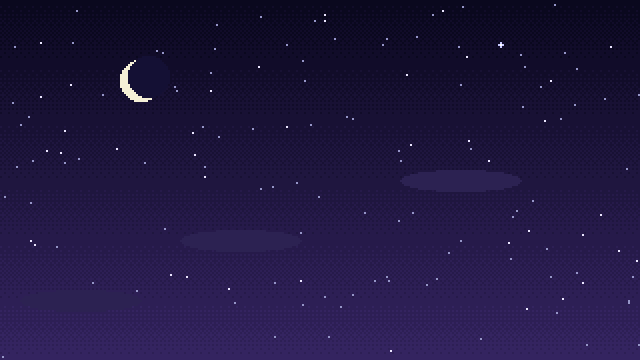
#> input picture art/cinematic/intro-01.png, 640 x 360 px
$ python -i import-art.py   (imports and definitions only)
#> lines starting #> are read from the running program, lines starting #| are printed output that depends on the picture
#!/usr/bin/env python3
"""Turns ChatGPT's art masters into the game's files. Needs Pillow (pip install pillow).

  art/masters/portraits/*.png     (1122 x 1402 RGBA)  -> art/portraits/*.png   256 x 320, shown at 128 x 160
  art/masters/environments/*.png  (1672 x 941 RGB)    -> art/places/*.png      640 x 360, shown at 640 x 360
  art/masters/snapshots/*.png     (any 16:9)          -> art/snapshots/*.png   640 x 360
  art/masters/cards/*.png         (any 16:9)          -> art/cards/*.png       640 x 360 (chapter and ending cards)
  art/masters/cinematic/*.png     (16:9 frames/layers) -> art/cinematic/*.png  640 x 360 (the opening film; replaces the concept frames)

Portraits: downscaled with premultiplied alpha (no dark or light fringe), then the alpha is made binary (solid figure,
fully transparent background: this also fixes the masters' 250-254 "almost opaque" interior pixels and the soft matte
edge), then reduced to a 256-colour palette. The masters are painted pixel-style at no fixed grid (block size varies
from 3 to 6 source pixels between files), so there is no native grid to snap to; a 2x export keeps faces readable.
Environments and snapshots: centre-cropped to exactly 16:9, downscaled, 256-colour palette with dithering.

  python3 tools/import-art.py            export everything
  python3 tools/import-art.py --check    report what's there without writing
"""
import os
import sys
from PIL import Image

ROOT = os.path.dirname(os.path.dirname(os.path.abspath(__file__)))
M = os.path.join(ROOT, "art", "masters")
PORTRAIT = (256, 320)
WIDE = (640, 360)


def pngs(d):
    return sorted(f for f in os.listdir(d) if f.lower().endswith(".png")) if os.path.isdir(d) else []


def portrait(src, dst):
#> called with src = '../art/cinematic/intro-01.png', dst = 'out.png'
    im = Image.open(src).convert("RGBA")
    w, h = im.size
#> w = 640; h = 360
    # fit the 4:5 frame exactly (the masters already are; crop the centre if one isn't)
    tw, th = (w, round(w * 5 / 4)) if w * 5 / 4 <= h else (round(h * 4 / 5), h)
#> tw = 288; th = 360
    im = im.crop(((w - tw) // 2, 0, (w - tw) // 2 + tw, th))
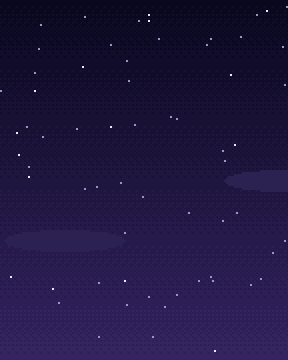
#> im: PIL image 288x360 RGBA; mean R, G, B, A 31.4, 22.2, 63.4, 255
    out = im.convert("RGBa").resize(PORTRAIT, Image.LANCZOS, reducing_gap=3.0).convert("RGBA")
    a = out.getchannel("A").point(lambda v: 255 if v >= 128 else 0)
#> a: PIL image 256x320 L; every value is 255
    out.putalpha(a)
    px = out.load()
    for y in range(out.height):
        for x in range(out.width):
            if px[x, y][3] == 0:
                px[x, y] = (0, 0, 0, 0)
    out.quantize(256, method=Image.FASTOCTREE, dither=Image.NONE).save(dst, optimize=True)
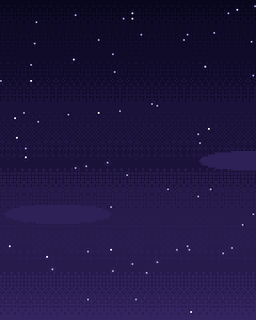
#> saved as out.png: PIL image 256x320 P; mean R, G, B 30.7, 21.5, 62.9


def wide(src, dst):
    im = Image.open(src).convert("RGB")
    w, h = im.size
    tw, th = (w, round(w * 9 / 16)) if w * 9 / 16 <= h else (round(h * 16 / 9), h)
    im = im.crop(((w - tw) // 2, (h - th) // 2, (w - tw) // 2 + tw, (h - th) // 2 + th))
    out = im.resize(WIDE, Image.LANCZOS, reducing_gap=3.0)
    out.quantize(256, method=Image.MEDIANCUT, dither=Image.FLOYDSTEINBERG).save(dst, optimize=True)


def film(src, dst):
    """Film frames: whole frames are wide pictures; layers (intro-NN-name.png) keep their transparency."""
    im = Image.open(src)
    if im.mode in ("RGBA", "LA", "P") and "-" in os.path.basename(src)[len("intro-00"):]:
        im = im.convert("RGBA").resize(WIDE, Image.NEAREST if im.width % 640 == 0 else Image.LANCZOS)
        im.save(dst, optimize=True)
    else:
        wide(src, dst)


def main():
    check = "--check" in sys.argv
    jobs = [("portraits", "portraits", portrait), ("environments", "places", wide), ("snapshots", "snapshots", wide),
            ("cards", "cards", wide), ("cinematic", "cinematic", film)]
    for sub, target, fn in jobs:
        files = pngs(os.path.join(M, sub))
        print(f"{sub}: {len(files)} master(s)")
        if check:
            continue
        os.makedirs(os.path.join(ROOT, "art", target), exist_ok=True)
        for f in files:
            fn(os.path.join(M, sub, f), os.path.join(ROOT, "art", target, f.lower()))
    print("done" if not check else "checked")


# [2 lines not run here, left out]

>>> result = portrait('../art/cinematic/intro-01.png', 'out.png')

$ run again, on art/concept/intro-02.png
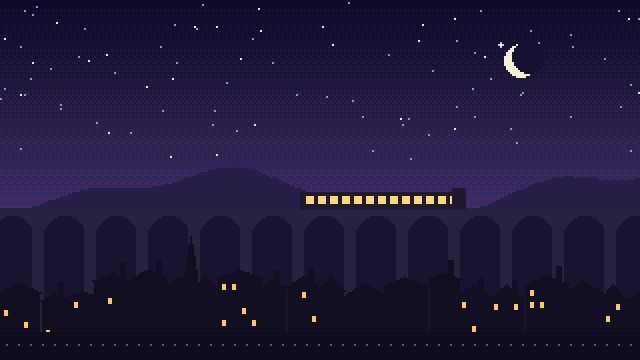
#> input picture art/concept/intro-02.png, 640 x 360 px
#> in portrait, `im = im.crop(((w - tw) // 2, 0, (w - tw) // 2 + tw, th))`:
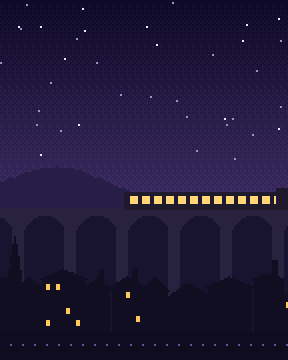
#> im: PIL image 288x360 RGBA; mean R, G, B, A 31.9, 24.5, 56.3, 255
#> a: PIL image 256x320 L; every value is 255
#> in portrait, `out.quantize(256, method=Image.FASTOCTREE, dither=Image.NONE).save(dst..`:
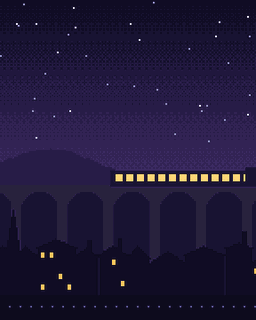
#> saved as out.png: PIL image 256x320 P; mean R, G, B 31.4, 23.9, 55.8

$ run again, on art/concept/intro-03.png
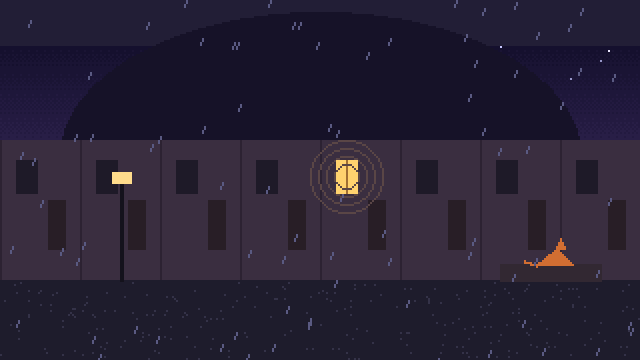
#> input picture art/concept/intro-03.png, 640 x 360 px
#> in portrait, `im = im.crop(((w - tw) // 2, 0, (w - tw) // 2 + tw, th))`:
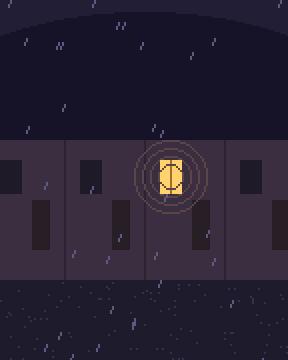
#> im: PIL image 288x360 RGBA; mean R, G, B, A 39, 32.3, 50.3, 255
#> a: PIL image 256x320 L; every value is 255
#> in portrait, `out.quantize(256, method=Image.FASTOCTREE, dither=Image.NONE).save(dst..`:
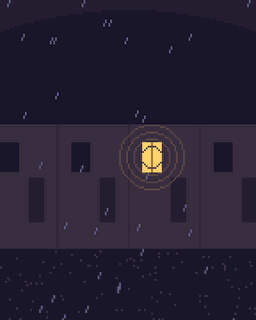
#> saved as out.png: PIL image 256x320 P; mean R, G, B 38.5, 32.2, 49.9
